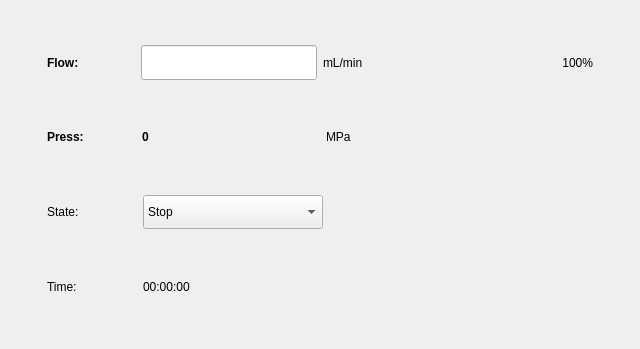
<?xml version="1.0" encoding="UTF-8"?>
<ui version="4.0">
 <class>RunPageClass</class>
 <widget class="QWidget" name="RunPageClass">
  <property name="geometry">
   <rect>
    <x>0</x>
    <y>0</y>
    <width>640</width>
    <height>349</height>
   </rect>
  </property>
  <property name="windowTitle">
   <string>Form</string>
  </property>
  <layout class="QGridLayout" name="gridLayout">
   <item row="0" column="0">
    <layout class="QHBoxLayout" name="horizontalLayout_7" stretch="1,15,1">
     <item>
      <spacer name="horizontalSpacer">
       <property name="orientation">
        <enum>Qt::Horizontal</enum>
       </property>
       <property name="sizeHint" stdset="0">
        <size>
         <width>40</width>
         <height>20</height>
        </size>
       </property>
      </spacer>
     </item>
     <item>
      <layout class="QVBoxLayout" name="verticalLayout" stretch="1,1,1,1,1,1,1,1,1">
       <item>
        <spacer name="verticalSpacer">
         <property name="orientation">
          <enum>Qt::Vertical</enum>
         </property>
         <property name="sizeHint" stdset="0">
          <size>
           <width>20</width>
           <height>40</height>
          </size>
         </property>
        </spacer>
       </item>
       <item>
        <layout class="QHBoxLayout" name="horizontalLayout_6" stretch="2">
         <item>
          <layout class="QHBoxLayout" name="horizontalLayout_2" stretch="1,2,2,1">
           <item>
            <widget class="QLabel" name="label_3">
             <property name="sizePolicy">
              <sizepolicy hsizetype="Expanding" vsizetype="Expanding">
               <horstretch>0</horstretch>
               <verstretch>0</verstretch>
              </sizepolicy>
             </property>
             <property name="font">
              <font>
               <weight>75</weight>
               <bold>true</bold>
              </font>
             </property>
             <property name="styleSheet">
              <string notr="true"/>
             </property>
             <property name="text">
              <string>Flow:</string>
             </property>
            </widget>
           </item>
           <item>
            <widget class="EditCtrl" name="rateFlow">
             <property name="sizePolicy">
              <sizepolicy hsizetype="Expanding" vsizetype="Expanding">
               <horstretch>0</horstretch>
               <verstretch>0</verstretch>
              </sizepolicy>
             </property>
             <property name="font">
              <font>
               <weight>75</weight>
               <bold>true</bold>
              </font>
             </property>
             <property name="styleSheet">
              <string notr="true"/>
             </property>
            </widget>
           </item>
           <item>
            <widget class="QLabel" name="label_8">
             <property name="sizePolicy">
              <sizepolicy hsizetype="Expanding" vsizetype="Expanding">
               <horstretch>0</horstretch>
               <verstretch>0</verstretch>
              </sizepolicy>
             </property>
             <property name="text">
              <string>mL/min</string>
             </property>
            </widget>
           </item>
           <item>
            <widget class="QLabel" name="percentLbl">
             <property name="sizePolicy">
              <sizepolicy hsizetype="Expanding" vsizetype="Expanding">
               <horstretch>0</horstretch>
               <verstretch>0</verstretch>
              </sizepolicy>
             </property>
             <property name="text">
              <string>100%</string>
             </property>
             <property name="alignment">
              <set>Qt::AlignRight|Qt::AlignTrailing|Qt::AlignVCenter</set>
             </property>
            </widget>
           </item>
          </layout>
         </item>
        </layout>
       </item>
       <item>
        <spacer name="verticalSpacer_5">
         <property name="orientation">
          <enum>Qt::Vertical</enum>
         </property>
         <property name="sizeHint" stdset="0">
          <size>
           <width>20</width>
           <height>40</height>
          </size>
         </property>
        </spacer>
       </item>
       <item>
        <layout class="QHBoxLayout" name="horizontalLayout_3" stretch="1,2,1,2">
         <item>
          <widget class="QLabel" name="label_6">
           <property name="sizePolicy">
            <sizepolicy hsizetype="Expanding" vsizetype="Expanding">
             <horstretch>0</horstretch>
             <verstretch>0</verstretch>
            </sizepolicy>
           </property>
           <property name="font">
            <font>
             <weight>75</weight>
             <bold>true</bold>
            </font>
           </property>
           <property name="styleSheet">
            <string notr="true"/>
           </property>
           <property name="text">
            <string>Press:</string>
           </property>
          </widget>
         </item>
         <item>
          <widget class="QLabel" name="press">
           <property name="sizePolicy">
            <sizepolicy hsizetype="Expanding" vsizetype="Expanding">
             <horstretch>0</horstretch>
             <verstretch>0</verstretch>
            </sizepolicy>
           </property>
           <property name="font">
            <font>
             <weight>75</weight>
             <bold>true</bold>
            </font>
           </property>
           <property name="styleSheet">
            <string notr="true"/>
           </property>
           <property name="text">
            <string>0</string>
           </property>
          </widget>
         </item>
         <item>
          <widget class="QLabel" name="label_9">
           <property name="sizePolicy">
            <sizepolicy hsizetype="Expanding" vsizetype="Expanding">
             <horstretch>0</horstretch>
             <verstretch>0</verstretch>
            </sizepolicy>
           </property>
           <property name="text">
            <string>MPa</string>
           </property>
          </widget>
         </item>
         <item>
          <spacer name="horizontalSpacer_5">
           <property name="orientation">
            <enum>Qt::Horizontal</enum>
           </property>
           <property name="sizeHint" stdset="0">
            <size>
             <width>40</width>
             <height>20</height>
            </size>
           </property>
          </spacer>
         </item>
        </layout>
       </item>
       <item>
        <spacer name="verticalSpacer_4">
         <property name="orientation">
          <enum>Qt::Vertical</enum>
         </property>
         <property name="sizeHint" stdset="0">
          <size>
           <width>20</width>
           <height>40</height>
          </size>
         </property>
        </spacer>
       </item>
       <item>
        <layout class="QHBoxLayout" name="horizontalLayout_4" stretch="1,2,3">
         <item>
          <widget class="QLabel" name="label_11">
           <property name="sizePolicy">
            <sizepolicy hsizetype="Expanding" vsizetype="Expanding">
             <horstretch>0</horstretch>
             <verstretch>0</verstretch>
            </sizepolicy>
           </property>
           <property name="text">
            <string>State:</string>
           </property>
          </widget>
         </item>
         <item>
          <widget class="ComboCtrl" name="statCombo">
           <property name="sizePolicy">
            <sizepolicy hsizetype="Expanding" vsizetype="Expanding">
             <horstretch>0</horstretch>
             <verstretch>0</verstretch>
            </sizepolicy>
           </property>
           <item>
            <property name="text">
             <string>Stop</string>
            </property>
           </item>
           <item>
            <property name="text">
             <string>Pause</string>
            </property>
           </item>
           <item>
            <property name="text">
             <string>Runnning</string>
            </property>
           </item>
           <item>
            <property name="text">
             <string>Pump</string>
            </property>
           </item>
           <item>
            <property name="text">
             <string>Purge</string>
            </property>
           </item>
           <item>
            <property name="text">
             <string>PC</string>
            </property>
           </item>
          </widget>
         </item>
         <item>
          <spacer name="horizontalSpacer_3">
           <property name="orientation">
            <enum>Qt::Horizontal</enum>
           </property>
           <property name="sizeHint" stdset="0">
            <size>
             <width>40</width>
             <height>20</height>
            </size>
           </property>
          </spacer>
         </item>
        </layout>
       </item>
       <item>
        <spacer name="verticalSpacer_3">
         <property name="orientation">
          <enum>Qt::Vertical</enum>
         </property>
         <property name="sizeHint" stdset="0">
          <size>
           <width>20</width>
           <height>40</height>
          </size>
         </property>
        </spacer>
       </item>
       <item>
        <layout class="QHBoxLayout" name="horizontalLayout_5" stretch="1,2,3">
         <item>
          <widget class="QLabel" name="label_4">
           <property name="sizePolicy">
            <sizepolicy hsizetype="Expanding" vsizetype="Expanding">
             <horstretch>0</horstretch>
             <verstretch>0</verstretch>
            </sizepolicy>
           </property>
           <property name="text">
            <string>Time:</string>
           </property>
          </widget>
         </item>
         <item>
          <widget class="QLabel" name="rtLabel">
           <property name="sizePolicy">
            <sizepolicy hsizetype="Expanding" vsizetype="Expanding">
             <horstretch>0</horstretch>
             <verstretch>0</verstretch>
            </sizepolicy>
           </property>
           <property name="text">
            <string>00:00:00</string>
           </property>
          </widget>
         </item>
         <item>
          <spacer name="horizontalSpacer_4">
           <property name="orientation">
            <enum>Qt::Horizontal</enum>
           </property>
           <property name="sizeHint" stdset="0">
            <size>
             <width>40</width>
             <height>20</height>
            </size>
           </property>
          </spacer>
         </item>
        </layout>
       </item>
       <item>
        <spacer name="verticalSpacer_2">
         <property name="orientation">
          <enum>Qt::Vertical</enum>
         </property>
         <property name="sizeHint" stdset="0">
          <size>
           <width>20</width>
           <height>40</height>
          </size>
         </property>
        </spacer>
       </item>
      </layout>
     </item>
     <item>
      <spacer name="horizontalSpacer_2">
       <property name="orientation">
        <enum>Qt::Horizontal</enum>
       </property>
       <property name="sizeHint" stdset="0">
        <size>
         <width>40</width>
         <height>20</height>
        </size>
       </property>
      </spacer>
     </item>
    </layout>
   </item>
  </layout>
 </widget>
 <customwidgets>
  <customwidget>
   <class>EditCtrl</class>
   <extends>QLineEdit</extends>
   <header>editctrl.h</header>
  </customwidget>
  <customwidget>
   <class>ComboCtrl</class>
   <extends>QComboBox</extends>
   <header>comboctrl.h</header>
  </customwidget>
 </customwidgets>
 <resources/>
 <connections/>
</ui>
